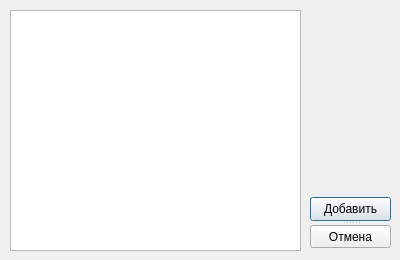
<?xml version="1.0" encoding="UTF-8"?>
<ui version="4.0">
 <class>Dialog</class>
 <widget class="QDialog" name="Dialog">
  <property name="geometry">
   <rect>
    <x>0</x>
    <y>0</y>
    <width>400</width>
    <height>260</height>
   </rect>
  </property>
  <property name="windowTitle">
   <string>Список категорий</string>
  </property>
  <widget class="QListWidget" name="recordlist">
   <property name="geometry">
    <rect>
     <x>10</x>
     <y>10</y>
     <width>291</width>
     <height>241</height>
    </rect>
   </property>
  </widget>
  <widget class="QSplitter" name="splitter">
   <property name="geometry">
    <rect>
     <x>310</x>
     <y>197</y>
     <width>81</width>
     <height>51</height>
    </rect>
   </property>
   <property name="orientation">
    <enum>Qt::Vertical</enum>
   </property>
   <widget class="QPushButton" name="add">
    <property name="text">
     <string>Добавить</string>
    </property>
   </widget>
   <widget class="QPushButton" name="cancel">
    <property name="text">
     <string>Отмена</string>
    </property>
   </widget>
  </widget>
 </widget>
 <resources/>
 <connections/>
</ui>
